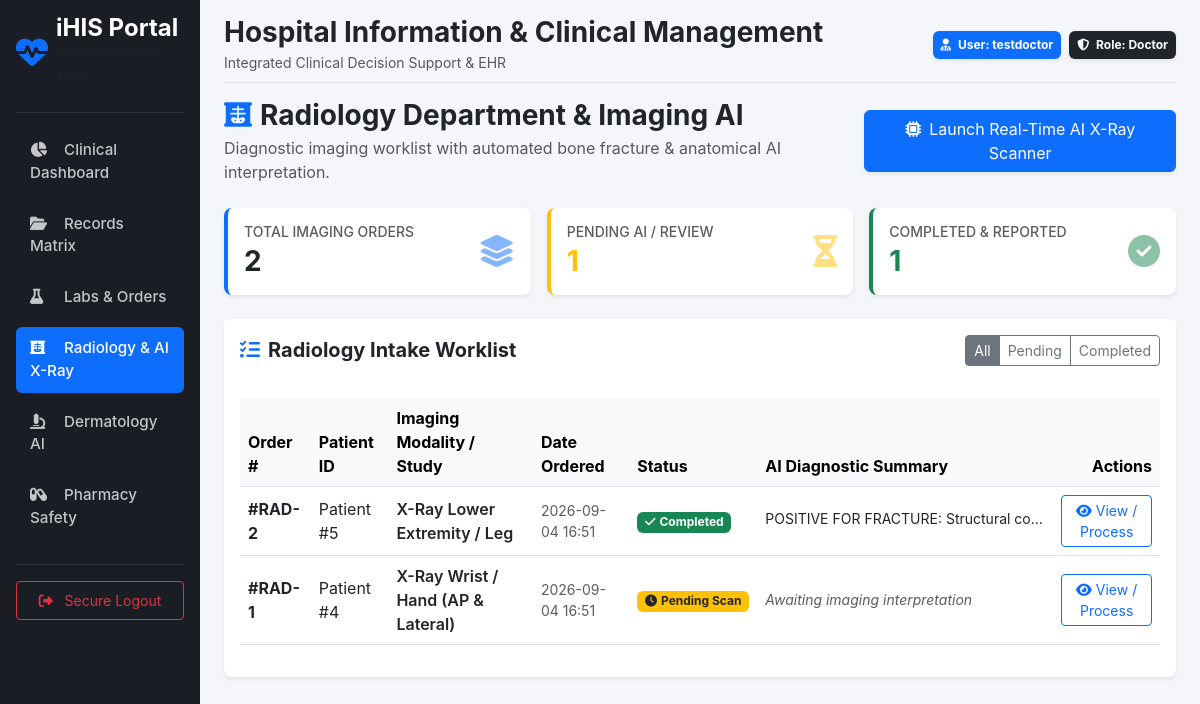
Page /radiology/dashboard (signed in) on the committed database.
### models/user.py (models this page shows, shortened)
class User(db.Model, UserMixin):
    __tablename__ = 'users'
    id = db.Column(db.Integer, primary_key=True)
    username = db.Column(db.String(80), unique=True, nullable=False, index=True)
    email = db.Column(db.String(120), unique=True, nullable=False, index=True)
    password_hash = db.Column(db.String(128), nullable=False)
    role_id = db.Column(db.Integer, db.ForeignKey('roles.id'), nullable=False)
    role = db.relationship('Role', backref=db.backref('users', lazy=True))
    created_at = db.Column(db.DateTime, default=datetime.utcnow)
    updated_at = db.Column(db.DateTime, default=datetime.utcnow, onupdate=datetime.utcnow)
    is_deleted = db.Column(db.Boolean, default=False, nullable=False) # Soft-delete mechanism

class Role(db.Model):
    __tablename__ = 'roles'
    id = db.Column(db.Integer, primary_key=True)
    name = db.Column(db.String(50), unique=True, nullable=False, index=True) # e.g., 'Doctor', 'Patient'
    description = db.Column(db.String(255))

### models/orders.py (models this page shows)
class RadiologyOrder(db.Model):
    __tablename__ = 'radiology_orders'
    id = db.Column(db.Integer, primary_key=True)
    patient_id = db.Column(db.Integer, db.ForeignKey('patients.id'), nullable=False)
    doctor_id = db.Column(db.Integer, db.ForeignKey('users.id'), nullable=False)
    imaging_type = db.Column(db.String(100), nullable=False) # e.g., 'X-Ray Chest', 'X-Ray Wrist / Hand'
    status = db.Column(db.String(30), default='Ordered')     # Ordered, Scheduled, Completed
    findings = db.Column(db.Text, nullable=True)
    image_url = db.Column(db.String(255), nullable=True)     # Path to uploaded scan file
    created_at = db.Column(db.DateTime, default=datetime.utcnow)
    doctor = db.relationship('User', foreign_keys=[doctor_id])

### routes/radiology.py (the view)
@radiology_bp.route('', strict_slashes=False)
@radiology_bp.route('/', strict_slashes=False)
@radiology_bp.route('/dashboard', strict_slashes=False)
@login_required
@roles_required('Doctor', 'Admin')
def dashboard():
    status_filter = request.args.get('status', 'all')
    query = RadiologyOrder.query
    if status_filter != 'all':
        query = query.filter_by(status=status_filter)
    orders = query.order_by(RadiologyOrder.created_at.desc()).all()
    total_orders = RadiologyOrder.query.count()
    pending_orders = RadiologyOrder.query.filter_by(status='Ordered').count()
    completed_orders = RadiologyOrder.query.filter_by(status='Completed').count()
    return render_template(
        'radiology/dashboard.html',
        orders=orders,
        status_filter=status_filter,
        total_orders=total_orders,
        pending_orders=pending_orders,
        completed_orders=completed_orders
    )

### app.py (called while the page is built)
@login_manager.user_loader
def load_user(user_id):
    from models.user import User
    return db.session.get(User, int(user_id))

### services/auth_helpers.py (called while the page is built)
def roles_required(*role_names):
    def decorator(f):
        @wraps(f)
        def decorated_function(*args, **kwargs):
            if not current_user.is_authenticated or current_user.role.name not in role_names:
                abort(403)
            return f(*args, **kwargs)
        return decorated_function
    return decorator

### templates/radiology/dashboard.html (shortened to what this page needs)
{% extends 'base.html' %}
{% block content %}
<div class="d-flex justify-content-between align-items-center mb-4">
    <div>
        <h3 class="fw-bold mb-1"><i class="fa-solid fa-x-ray text-primary me-2"></i>Radiology Department & Imaging AI</h3>
        <p class="text-muted mb-0">Diagnostic imaging worklist with automated bone fracture & anatomical AI interpretation.</p>
    </div>
    <a href="{{ url_for('radiology.interactive_scanner') }}" class="btn btn-primary shadow-sm">
        <i class="fa-solid fa-microchip me-2"></i>Launch Real-Time AI X-Ray Scanner
    </a>
</div>
<div class="row g-3 mb-4">
    <div class="col-md-4">
        <div class="card border-0 border-start border-primary border-4 shadow-sm p-3">
            <div class="d-flex justify-content-between align-items-center">
                <div>
                    <h6 class="text-muted text-uppercase small mb-1">Total Imaging Orders</h6>
                    <h3 class="fw-bold mb-0 text-dark">{{ total_orders }}</h3>
                </div>
                <i class="fa-solid fa-layer-group fa-2x text-primary opacity-50"></i>
            </div>
        </div>
    </div>
    <div class="col-md-4">
        <div class="card border-0 border-start border-warning border-4 shadow-sm p-3">
            <div class="d-flex justify-content-between align-items-center">
                <div>
                    <h6 class="text-muted text-uppercase small mb-1">Pending AI / Review</h6>
                    <h3 class="fw-bold mb-0 text-warning">{{ pending_orders }}</h3>
                </div>
                <i class="fa-solid fa-hourglass-half fa-2x text-warning opacity-50"></i>
            </div>
        </div>
    </div>
    <div class="col-md-4">
        <div class="card border-0 border-start border-success border-4 shadow-sm p-3">
            <div class="d-flex justify-content-between align-items-center">
                <div>
                    <h6 class="text-muted text-uppercase small mb-1">Completed & Reported</h6>
                    <h3 class="fw-bold mb-0 text-success">{{ completed_orders }}</h3>
                </div>
                <i class="fa-solid fa-circle-check fa-2x text-success opacity-50"></i>
            </div>
        </div>
    </div>
</div>
<div class="card border-0 shadow-sm">
    <div class="card-header bg-white border-0 py-3 d-flex justify-content-between align-items-center">
        <h5 class="mb-0 text-dark fw-bold">
            <i class="fa-solid fa-list-check me-2 text-primary"></i>Radiology Intake Worklist
        </h5>
        <div class="btn-group btn-group-sm">
            <a href="{{ url_for('radiology.dashboard', status='all') }}" class="btn btn-outline-secondary {% if status_filter == 'all' %}active{% endif %}">All</a>
            <a href="{{ url_for('radiology.dashboard', status='Ordered') }}" class="btn btn-outline-secondary {% if status_filter == 'Ordered' %}active{% endif %}">Pending</a>
            <a href="{{ url_for('radiology.dashboard', status='Completed') }}" class="btn btn-outline-secondary {% if status_filter == 'Completed' %}active{% endif %}">Completed</a>
        </div>
    </div>
    <div class="table-responsive p-3">
        <table class="table table-hover align-middle">
            <thead class="table-light text-secondary">
                <tr>
                    <th>Order #</th>
                    <th>Patient ID</th>
                    <th>Imaging Modality / Study</th>
                    <th>Date Ordered</th>
                    <th>Status</th>
                    <th>AI Diagnostic Summary</th>
                    <th class="text-end">Actions</th>
                </tr>
            </thead>
            <tbody>
                {% if orders %}
                    {% for order in orders %}
                    <tr>
                        <td class="fw-bold">#RAD-{{ order.id }}</td>
                        <td>Patient #{{ order.patient_id }}</td>
                        <td>
                            <span class="fw-semibold text-dark">{{ order.imaging_type }}</span>
                        </td>
                        <td class="small text-muted">{{ order.created_at.strftime('%Y-%m-%d %H:%M') if order.created_at else 'N/A' }}</td>
                        <td>
                            {% if order.status == 'Completed' %}
                                <span class="badge bg-success"><i class="fa-solid fa-check me-1"></i>Completed</span>
                            {% elif order.status == 'Ordered' %}
                                <span class="badge bg-warning text-dark"><i class="fa-solid fa-clock me-1"></i>Pending Scan</span>
                            {% else %}
                                <span class="badge bg-info text-dark">{{ order.status }}</span>
                            {% endif %}
                        </td>
                        <td class="small">
                            {% if order.findings %}
                                <span class="text-truncate d-inline-block" style="max-width: 280px;" title="{{ order.findings }}">
                                    {{ order.findings }}
                                </span>
                            {% else %}
                                <span class="text-muted fst-italic">Awaiting imaging interpretation</span>
                            {% endif %}
                        </td>
                        <td class="text-end">
                            <a href="{{ url_for('radiology.order_detail', order_id=order.id) }}" class="btn btn-sm btn-outline-primary">
                                <i class="fa-solid fa-eye me-1"></i>View / Process
                            </a>
                        </td>
                    </tr>
                    {% endfor %}
                {% endif %}
            </tbody>
        </table>
    </div>
</div>
{% endblock %}

### templates/base.html (shortened to what this page needs)
<!DOCTYPE html>
<html lang="en">
<head>
    <link href="https://cdn.jsdelivr.net/npm/bootstrap@5.3.0/dist/css/bootstrap.min.css" rel="stylesheet">
    <link href="https://cdnjs.cloudflare.com/ajax/libs/font-awesome/6.4.0/css/all.min.css" rel="stylesheet">
</head>
<body>
    <div class="container-fluid">
        <div class="row">
            <nav class="col-md-3 col-lg-2 d-md-block sidebar collapse p-3 shadow">
                <div class="d-flex align-items-center mb-4 text-white text-decoration-none">
                    <i class="fa-solid fa-heart-pulse fa-2x me-2 text-primary"></i>
                    <div>
                        <span class="fs-4 fw-bold d-block lh-1">iHIS Portal</span>
                        <small class="text-muted" style="font-size: 0.75rem;">Healthcare System 2026</small>
                    </div>
                </div>
                <hr class="border-secondary">
                <ul class="nav nav-pills flex-column mb-auto">
                    <li class="nav-item">
                        <a href="/portal/doctor" class="nav-link {% if request.path == '/portal/doctor' %}active{% endif %}">
                            <i class="fa-solid fa-chart-pie me-2"></i> Clinical Dashboard
                        </a>
                    </li>
                    <li>
                        <a href="{{ url_for('clinical.records_matrix') }}" class="nav-link {% if '/clinical/records' in request.path or '/clinical/patient' in request.path or '/clinical/examination' in request.path %}active{% endif %}">
                            <i class="fa-solid fa-folder-open me-2"></i> Records Matrix
                        </a>
                    </li>
                    <li>
                        <a href="{{ url_for('orders.orders_hub') }}" class="nav-link {% if '/orders' in request.path %}active{% endif %}">
                            <i class="fa-solid fa-flask me-2"></i> Labs & Orders
                        </a>
                    </li>
                    <li>
                        <a href="{{ url_for('radiology.dashboard') }}" class="nav-link {% if '/radiology' in request.path %}active{% endif %}">
                            <i class="fa-solid fa-x-ray me-2"></i> Radiology & AI X-Ray
                        </a>
                    </li>
                    <li>
                        <a href="{{ url_for('dermatology.analyze_lesion') }}" class="nav-link {% if '/dermatology' in request.path %}active{% endif %}">
                            <i class="fa-solid fa-microscope me-2"></i> Dermatology AI
                        </a>
                    </li>
                    <li>
                        <a href="/pharmacy/review" class="nav-link {% if '/pharmacy' in request.path %}active{% endif %}">
                            <i class="fa-solid fa-capsules me-2"></i> Pharmacy Safety
                        </a>
                    </li>
                </ul>
                <hr class="border-secondary">
                <div class="dropdown">
                    <a href="{{ url_for('auth.logout') }}" class="btn btn-outline-danger w-100 btn-sm py-2">
                        <i class="fa-solid fa-right-from-bracket me-2"></i> Secure Logout
                    </a>
                </div>
            </nav>
            <main class="col-md-9 ms-sm-auto col-lg-10 px-md-4 main-content">
                <div class="d-flex justify-content-between flex-wrap flex-md-nowrap align-items-center pt-3 pb-2 mb-3 border-bottom">
                    <div>
                        <h2 class="h3 text-dark fw-bold mb-0">Hospital Information & Clinical Management</h2>
                        <small class="text-muted">Integrated Clinical Decision Support & EHR</small>
                    </div>
                    <div class="d-flex align-items-center">
                        <div class="badge bg-primary p-2 shadow-sm me-2">
                            <i class="fa-solid fa-user-doctor me-1"></i> User: {{ current_user.username }}
                        </div>
                        <div class="badge bg-dark p-2 shadow-sm">
                            <i class="fa-solid fa-shield-halved me-1"></i> Role: {{ current_user.role.name }}
                        </div>
                    </div>
                </div>
                {% block content %}{% endblock %}
            </main>
        </div>
    </div>
</body>
</html>

### templates/base.html (style rules this page uses)
body { overflow-x: hidden; background-color: #f8f9fa; font-family: -apple-system, BlinkMacSystemFont, "Segoe UI", Roboto, "Helvetica Neue", Arial, sans-serif; }
.sidebar { min-height: 100vh; background: #1a1e24; color: white; transition: all 0.3s; }
.sidebar .nav-link { color: rgba(255,255,255,0.75); margin-bottom: 8px; border-radius: 6px; padding: 10px 14px; font-weight: 500; font-size: 0.95rem; }
.sidebar .nav-link:hover, .sidebar .nav-link.active { color: white; background: #0d6efd; }
.sidebar .nav-link i { width: 22px; }
.main-content { min-height: 100vh; background-color: #f4f6f9; }
.card { border-radius: 8px; }

### rows in the picture
User: username "testdoctor"
Role: role.name "Doctor"
RadiologyOrder: id "2", patient_id "5", imaging_type "X-Ray Lower Extremity / Leg", created_at "2026-09-04 16:51", status "Completed" (drawn), findings "POSITIVE FOR FRACTURE: Structural co…"
RadiologyOrder: id "1", patient_id "4", imaging_type "X-Ray Wrist / Hand (AP & Lateral)", created_at "2026-09-04 16:51", status "Ordered" (drawn), shows "Awaiting imaging interpretation"

### other values in the picture
{{ total_orders }} "2"
{{ pending_orders }} "1"
{{ completed_orders }} "1"
